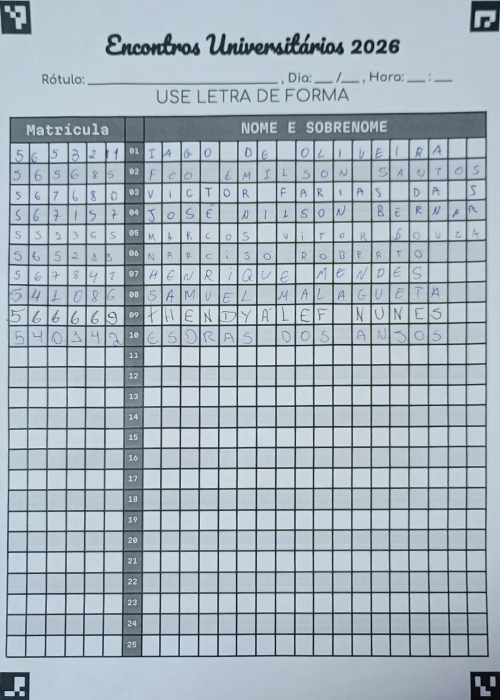
#> input picture alinhada.jpg, 1000 x 1400 px (shown at 1/2 size)
$ python image.py ../alinhada.jpg
#> lines starting #> are read from the running program, lines starting #| are printed output that depends on the picture; after the words box and inside, x2 and y2 are one past the last pixel; in counts of white or black regions, pixels touching at a corner belong together
from __future__ import annotations
import cv2
import numpy as np
import os
from numpy.typing import NDArray
import base64
import argparse
import hashlib

class Image:
    NONE_MARKER = "?"
    preview_zoom: float | None = None

    def __init__(self, other: None | Image = None):
        if other is None:
            self.data: NDArray[np.uint8] = np.array([], dtype=np.uint8)
            self.info: None | str = None
            self.binary: bool = False
            self.inversed: bool = False
        else:
            self.data = other.data.copy()
            self.info = other.info
            self.binary = other.binary
            self.inversed = other.inversed

    # [4 lines left out: function hash, not called in this run]

    def set_data(self, data: NDArray[np.uint8]) -> Image:
        self.data = data
        return self

    # percentage of white pixels
    # [7 lines left out: function written_ratio, not called in this run]

    def set_info(self, info: str) -> Image:
        self.info = info
        return self

    def set_binary(self, binary: bool = True) -> Image:
        self.binary = binary
        return self

    def set_inversed(self, inversed: bool = True) -> Image:
        self.inversed = inversed
        return self

    def get_info(self) -> None | str:
        return self.info

    def get_data(self) -> NDArray[np.uint8]:
        return self.data

    # if path has the format hash__v.ext, load v into info
    # if path has the format hash__?.ext, or any other format, load None to info
    def load_from_file(self, path: str) -> Image:
#> called with path = '../alinhada.jpg'
        self.data = cv2.imread(path)
#> self.data is the input picture: shape (1400, 1000, 3); mean B, G, R 189.5, 179.6, 166.6
#> in __str__, `data = cv2.resize(data, (h, w), interpolation=cv2.INTER_AREA)`:
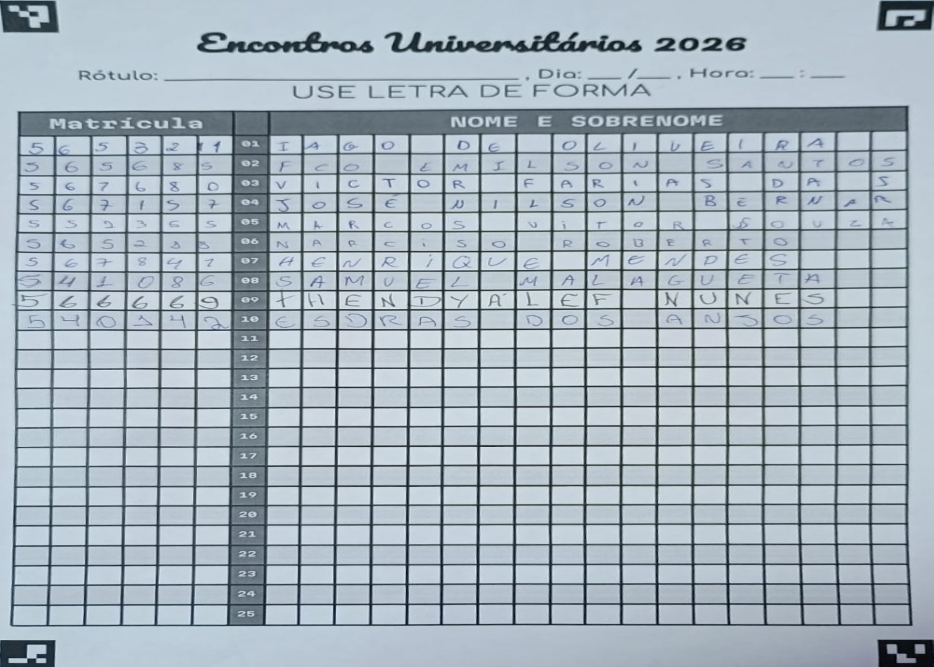
#> data: shape (2000, 2800, 3) (shown at 1/3 size); mean B, G, R 189.4, 179.5, 166.5
        return self

    # save to cache folder using hash and value
    def save_to_folder(self, folder: str):
        path = os.path.join(folder, self.hash()) + ".png"
        self.save_to_file(path)

    # return a new Cell with borders cut
    def cut_borders(self, pixels_count: int) -> Image:
        h, w = self.get_h_w()
        return Image(self).set_data(self.data[pixels_count:h-pixels_count, pixels_count:w-pixels_count])

    def save_to_file(self, file_path: str) -> None:
        cv2.imwrite(file_path, self.data)
        return None

    def binarize(self, gaussian: bool = True) -> Image:
        # se estiver em RGB/BGR, converter para escala de cinza primeiro
#> called with gaussian = True
        img = self.data
        if self.data.ndim != 2:  # RGB/BGR/RGBA
            img = cv2.cvtColor(self.data, cv2.COLOR_BGR2GRAY)
        if gaussian:
            img = cv2.GaussianBlur(img, (3,3), 0)
        _, binary = cv2.threshold(img, 0, 255, cv2.THRESH_BINARY + cv2.THRESH_OTSU)
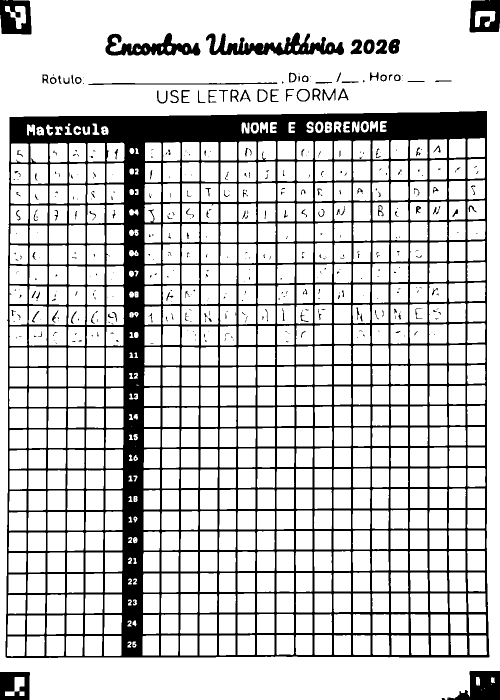
#> binary: shape (1400, 1000) (shown at 1/2 size); 79.5% white; 457 black regions (320 under 20 px), largest, box (x1, y1, x2, y2) and area: (11, 222, 979, 1316) 251749, (412, 65, 688, 111) 5895, (211, 66, 401, 111) 3973
        return Image(self).set_data(binary).set_binary(True)

    def inversion(self) -> Image:
        inverted = cv2.bitwise_not(self.data)
        return Image(self).set_data(inverted).set_inversed(not self.inversed)


    def get_h_w(self) -> tuple[int, int]:
        try:
            return (self.data.shape[0], self.data.shape[1])
        except IndexError as _:
            return (0, 0)

    # empty if dimensions are too small or written ratio < 2%
    # [13 lines left out: functions is_empty, resize, not called in this run]

    # transform in a array
    def get_sample(self, points: int) -> NDArray[np.float32]:
        return self.data.reshape(1, points).astype(np.float32)

    def __str__(self) -> str:
        data = self.data
        if self.preview_zoom is not None:
            h, w = self.get_h_w()
            w = int(w * self.preview_zoom)
            h = int(h * self.preview_zoom)
            data = cv2.resize(data, (h, w), interpolation=cv2.INTER_AREA)

        _, buffer = cv2.imencode('.png', data)
        img_bytes = base64.b64encode(buffer).decode('utf-8')
        text = f"\033_Ga=T,f=100;{img_bytes}\033\\"
        return text

if __name__ == "__main__":
    parser = argparse.ArgumentParser(description="Image Test")
    parser.add_argument("image", type=str, help="Path to the image file")
    args = parser.parse_args()
    Image.preview_zoom = 2
    img = Image().load_from_file(args.image)
    print(img)
    img = img.binarize()
    print(img)
#> in __str__ (call 2), `data = cv2.resize(data, (h, w), interpolation=cv2.INTER_AREA)`:
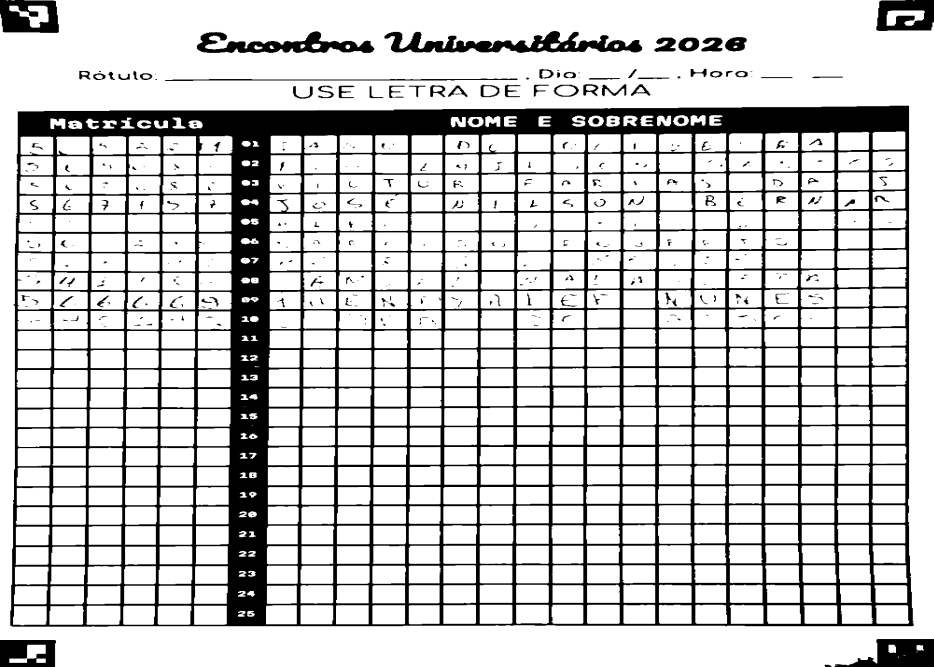
#> data: shape (2000, 2800) (shown at 1/3 size); min 0, max 255, mean 202.8

$ run again, on saida.jpg
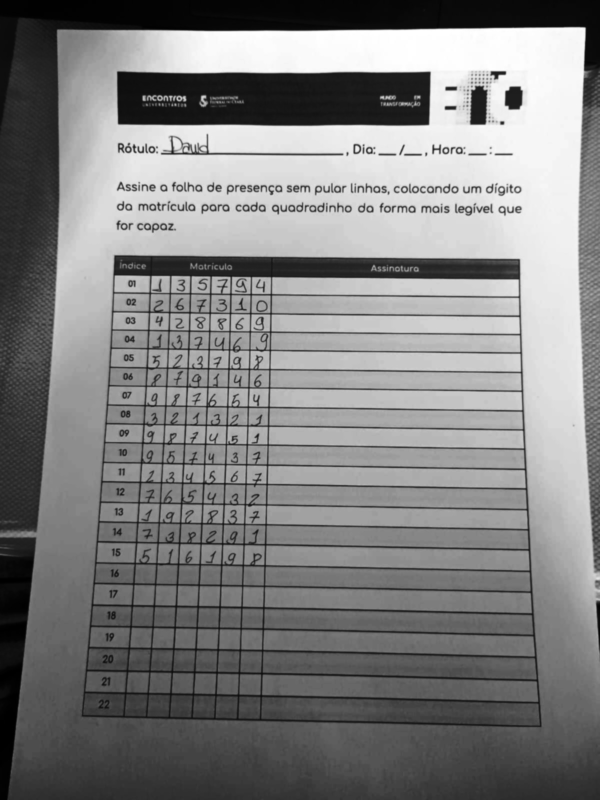
#> input picture saida.jpg, 1200 x 1600 px (shown at 1/2 size)
#> in load_from_file, self.data is the input picture: shape (1600, 1200, 3); min 0, max 255, mean 128.7
#> in binarize, `_, binary = cv2.threshold(img, 0, 255, cv2.THRESH_BINARY + cv2.THRESH_..`:
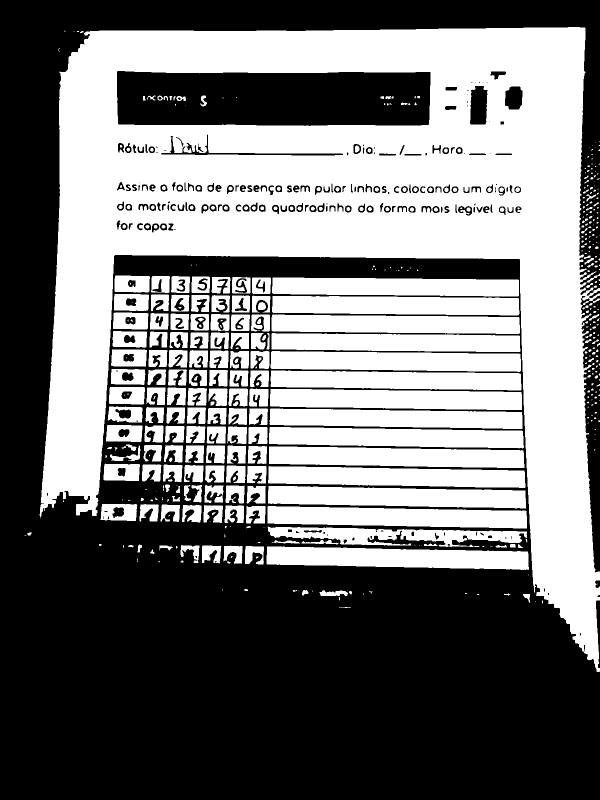
#> binary: shape (1600, 1200) (shown at 1/2 size); 47% white; 503 white regions (247 under 20 px), largest, box (x1, y1, x2, y2) and area: (79, 54, 1200, 1344) 535225, (533, 1093, 1058, 1140) 19000, (536, 972, 1052, 1017) 18366
#> in __str__ (call 2), `data = cv2.resize(data, (h, w), interpolation=cv2.INTER_AREA)`:
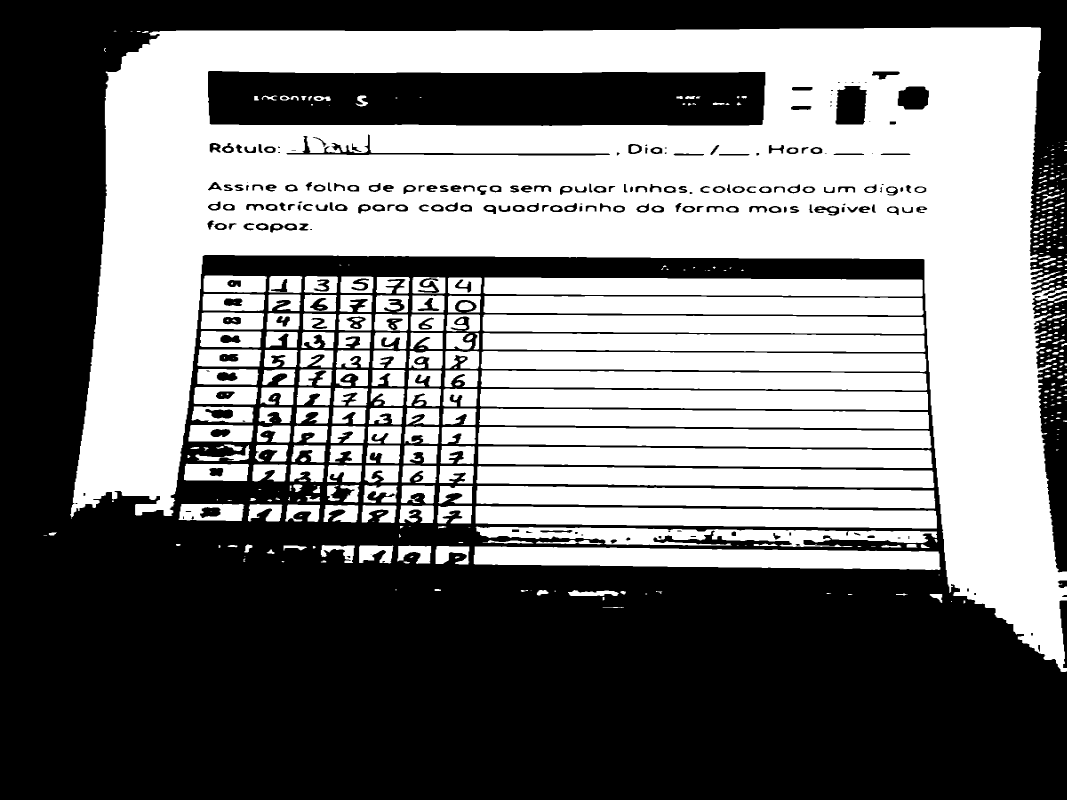
#> data: shape (2400, 3200) (shown at 1/3 size); min 0, max 255, mean 120
